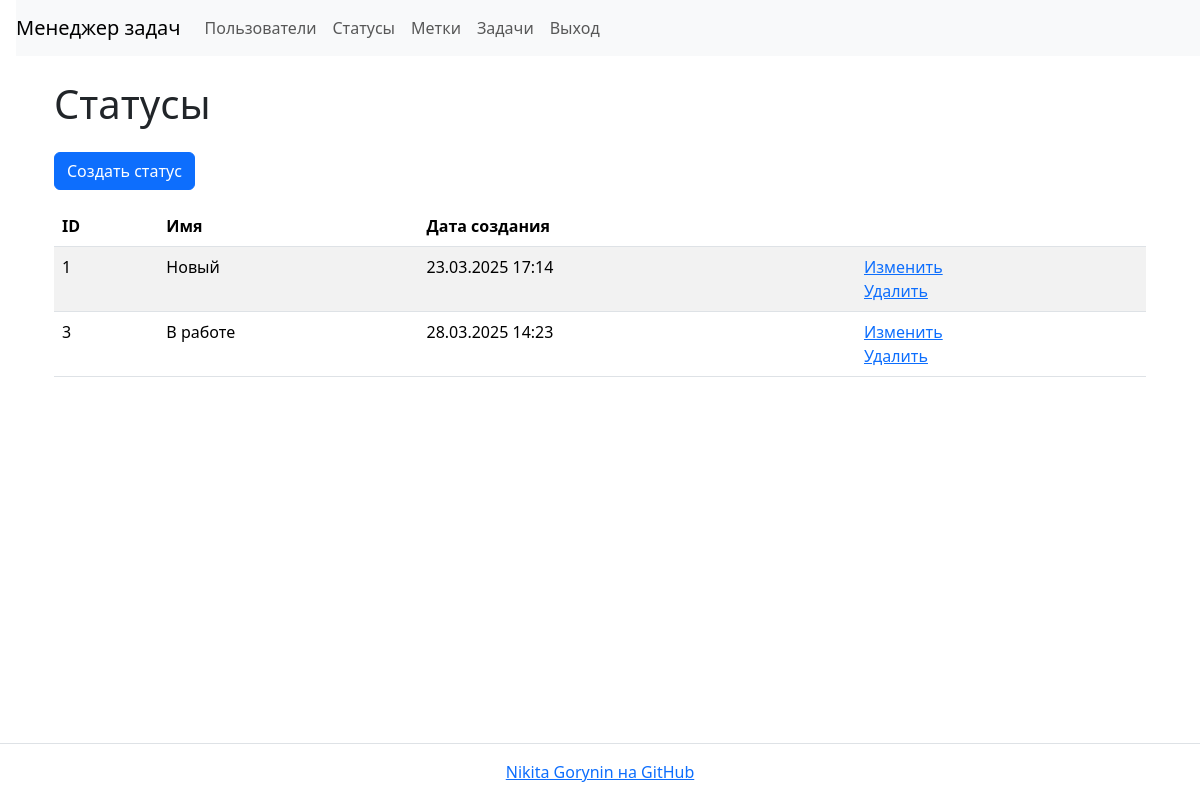
The app's page /statuses/ (signed in) with its own data.
### task_manager/statuses/models.py (models this page shows, shortened)
class Status(models.Model):
    date_created = models.DateTimeField(auto_now_add=True)
    name = models.CharField(max_length=400, unique=True)

### task_manager/statuses/views.py (the view)
# urls.py: path('', StatusesListView.as_view(), name='statuses'),
class StatusesListView(AuthRequiredMixin, ListView):
    template_name = 'statuses/list.html'
    model = Status
    context_object_name = 'statuses'
    extra_context = {
        'header': 'Статусы'
    }

### task_manager/mixins.py (called while the page is built)
    def dispatch(self, request, *args, **kwargs):
        if not request.user.is_authenticated:
            self.error(request, self.auth_message)
            return redirect(reverse_lazy('login'))
        return super().dispatch(request, *args, **kwargs)

### task_manager/templates/statuses/list.html
{% extends "base.html" %}
{% block content %}
<div class="container wrapper flex-grow-1">
    <h1 class="my-4">{{ header }}</h1>
    <a class="btn btn-primary mb-3" href="{% url 'status_create' %}">Создать статус</a>
    <table class="table table-striped">
        <thead>
            <tr>
                <th>ID</th>
                <th>Имя</th>
                <th>Дата создания</th>
                <th></th>
            </tr>
        </thead>
        <tbody>
            {% if statuses %}
                {% for status in statuses %}
                    <tr>
                        <td>{{ status.id }}</td>
                        <td>{{ status.name }}</td>
                        <td>{{ status.date_created|date:"d.m.Y H:i" }}</td>
                        <td>
                          <a href="{% url 'status_update' status.id %}">Изменить</a>
                          <br>
                          <a href="{% url 'status_delete' status.id %}">Удалить</a>
                        </td>
                    </tr>
                {% endfor %}
            {% endif %}
        </tbody>
    </table>
</div>
{% endblock %}

### records on screen
Status: id "1", name "Новый", date_created "23.03.2025 17:14"
Status: id "3", name "В работе", date_created "28.03.2025 14:23"

### other values on screen
{{ header }} "Статусы"
